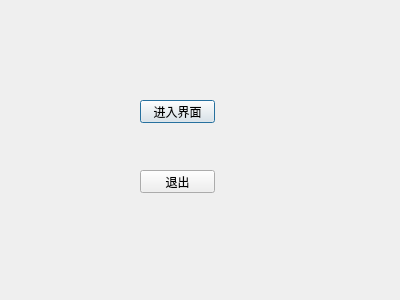
<?xml version="1.0" encoding="UTF-8"?>
<ui version="4.0">
 <class>myDialog</class>
 <widget class="QDialog" name="myDialog">
  <property name="geometry">
   <rect>
    <x>0</x>
    <y>0</y>
    <width>400</width>
    <height>300</height>
   </rect>
  </property>
  <property name="windowTitle">
   <string>Dialog</string>
  </property>
  <widget class="QPushButton" name="pushButton">
   <property name="geometry">
    <rect>
     <x>140</x>
     <y>100</y>
     <width>75</width>
     <height>23</height>
    </rect>
   </property>
   <property name="text">
    <string>进入界面</string>
   </property>
  </widget>
  <widget class="QPushButton" name="pushButton_2">
   <property name="geometry">
    <rect>
     <x>140</x>
     <y>170</y>
     <width>75</width>
     <height>23</height>
    </rect>
   </property>
   <property name="text">
    <string>退出</string>
   </property>
  </widget>
 </widget>
 <resources/>
 <connections>
  <connection>
   <sender>pushButton_2</sender>
   <signal>clicked()</signal>
   <receiver>myDialog</receiver>
   <slot>close()</slot>
   <hints>
    <hint type="sourcelabel">
     <x>193</x>
     <y>183</y>
    </hint>
    <hint type="destinationlabel">
     <x>264</x>
     <y>199</y>
    </hint>
   </hints>
  </connection>
 </connections>
</ui>
